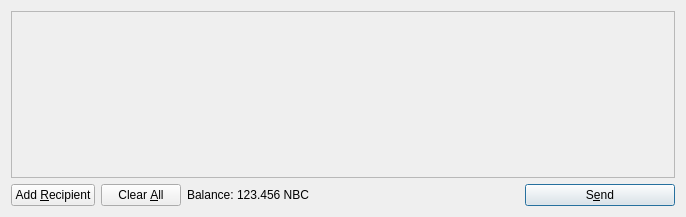
<?xml version="1.0" encoding="UTF-8"?>
<ui version="4.0">
 <class>SendCoinsDialog</class>
 <widget class="QDialog" name="SendCoinsDialog">
  <property name="geometry">
   <rect>
    <x>0</x>
    <y>0</y>
    <width>686</width>
    <height>217</height>
   </rect>
  </property>
  <property name="windowTitle">
   <string>Send Coins</string>
  </property>
  <layout class="QVBoxLayout" name="verticalLayout">
   <item>
    <widget class="QScrollArea" name="scrollArea">
     <property name="widgetResizable">
      <bool>true</bool>
     </property>
     <widget class="QWidget" name="scrollAreaWidgetContents">
      <property name="geometry">
       <rect>
        <x>0</x>
        <y>0</y>
        <width>666</width>
        <height>165</height>
       </rect>
      </property>
      <layout class="QVBoxLayout" name="verticalLayout_2">
       <property name="margin">
        <number>0</number>
       </property>
       <item>
        <layout class="QVBoxLayout" name="entries">
         <property name="spacing">
          <number>6</number>
         </property>
        </layout>
       </item>
       <item>
        <spacer name="verticalSpacer">
         <property name="orientation">
          <enum>Qt::Vertical</enum>
         </property>
         <property name="sizeHint" stdset="0">
          <size>
           <width>20</width>
           <height>40</height>
          </size>
         </property>
        </spacer>
       </item>
      </layout>
     </widget>
    </widget>
   </item>
   <item>
    <layout class="QHBoxLayout" name="horizontalLayout">
     <item>
      <widget class="QPushButton" name="addButton">
       <property name="toolTip">
        <string>Send to multiple recipients at once</string>
       </property>
       <property name="text">
        <string>Add &amp;Recipient</string>
       </property>
       <property name="icon">
        <iconset resource="../bitcoin.qrc">
         <normaloff>:/icons/add</normaloff>:/icons/add</iconset>
       </property>
       <property name="autoDefault">
        <bool>false</bool>
       </property>
      </widget>
     </item>
     <item>
      <widget class="QPushButton" name="clearButton">
       <property name="sizePolicy">
        <sizepolicy hsizetype="Minimum" vsizetype="Fixed">
         <horstretch>0</horstretch>
         <verstretch>0</verstretch>
        </sizepolicy>
       </property>
       <property name="toolTip">
        <string>Remove all transaction fields</string>
       </property>
       <property name="text">
        <string>Clear &amp;All</string>
       </property>
       <property name="icon">
        <iconset resource="../bitcoin.qrc">
         <normaloff>:/icons/remove</normaloff>:/icons/remove</iconset>
       </property>
       <property name="autoRepeatDelay">
        <number>300</number>
       </property>
       <property name="autoDefault">
        <bool>false</bool>
       </property>
      </widget>
     </item>
     <item>
      <layout class="QHBoxLayout" name="horizontalLayout_2">
       <property name="spacing">
        <number>3</number>
       </property>
       <item>
        <widget class="QLabel" name="label">
         <property name="text">
          <string>Balance:</string>
         </property>
        </widget>
       </item>
       <item>
        <widget class="QLabel" name="labelBalance">
         <property name="cursor">
          <cursorShape>IBeamCursor</cursorShape>
         </property>
         <property name="text">
          <string>123.456 NBC</string>
         </property>
         <property name="textInteractionFlags">
          <set>Qt::LinksAccessibleByMouse|Qt::TextSelectableByKeyboard|Qt::TextSelectableByMouse</set>
         </property>
        </widget>
       </item>
      </layout>
     </item>
     <item>
      <spacer name="horizontalSpacer">
       <property name="orientation">
        <enum>Qt::Horizontal</enum>
       </property>
       <property name="sizeHint" stdset="0">
        <size>
         <width>40</width>
         <height>20</height>
        </size>
       </property>
      </spacer>
     </item>
     <item>
      <widget class="QPushButton" name="sendButton">
       <property name="minimumSize">
        <size>
         <width>150</width>
         <height>0</height>
        </size>
       </property>
       <property name="toolTip">
        <string>Confirm the send action</string>
       </property>
       <property name="text">
        <string>S&amp;end</string>
       </property>
       <property name="icon">
        <iconset resource="../bitcoin.qrc">
         <normaloff>:/icons/send</normaloff>:/icons/send</iconset>
       </property>
       <property name="default">
        <bool>true</bool>
       </property>
      </widget>
     </item>
    </layout>
   </item>
  </layout>
 </widget>
 <resources>
  <include location="../bitcoin.qrc"/>
 </resources>
 <connections/>
</ui>
